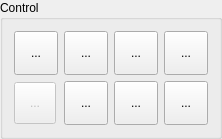
          <widget class="QGroupBox" name="grpControl">
           <property name="title">
            <string>Control</string>
           </property>
           <property name="overrided" stdset="0">
            <bool>false</bool>
           </property>
           <layout class="QVBoxLayout" name="verticalLayout" stretch="0">
            <item>
             <layout class="QGridLayout" name="gridLayout_5">
              <item row="0" column="3">
               <widget class="StyledToolButton" name="cmdZeroXY">
                <property name="minimumSize">
                 <size>
                  <width>44</width>
                  <height>44</height>
                 </size>
                </property>
                <property name="toolTip">
                 <string>Zero XY</string>
                </property>
                <property name="text">
                 <string>...</string>
                </property>
                <property name="icon">
                 <iconset resource="images.qrc">
                  <normaloff>:/images/axis_zero.png</normaloff>:/images/axis_zero.png</iconset>
                </property>
                <property name="iconSize">
                 <size>
                  <width>30</width>
                  <height>30</height>
                 </size>
                </property>
               </widget>
              </item>
              <item row="0" column="2">
               <widget class="StyledToolButton" name="cmdTouch">
                <property name="minimumSize">
                 <size>
                  <width>44</width>
                  <height>44</height>
                 </size>
                </property>
                <property name="toolTip">
                 <string>Z-probe</string>
                </property>
                <property name="text">
                 <string>...</string>
                </property>
                <property name="icon">
                 <iconset resource="images.qrc">
                  <normaloff>:/images/search_for_z.png</normaloff>:/images/search_for_z.png</iconset>
                </property>
                <property name="iconSize">
                 <size>
                  <width>30</width>
                  <height>30</height>
                 </size>
                </property>
               </widget>
              </item>
              <item row="0" column="1">
               <widget class="StyledToolButton" name="cmdHome">
                <property name="minimumSize">
                 <size>
                  <width>44</width>
                  <height>44</height>
                 </size>
                </property>
                <property name="toolTip">
                 <string>Home</string>
                </property>
                <property name="text">
                 <string>...</string>
                </property>
                <property name="icon">
                 <iconset resource="images.qrc">
                  <normaloff>:/images/search_for_home2.png</normaloff>:/images/search_for_home2.png</iconset>
                </property>
                <property name="iconSize">
                 <size>
                  <width>30</width>
                  <height>30</height>
                 </size>
                </property>
               </widget>
              </item>
              <item row="1" column="3">
               <widget class="StyledToolButton" name="cmdReset">
                <property name="minimumSize">
                 <size>
                  <width>44</width>
                  <height>44</height>
                 </size>
                </property>
                <property name="toolTip">
                 <string>Reset</string>
                </property>
                <property name="text">
                 <string>...</string>
                </property>
                <property name="icon">
                 <iconset resource="images.qrc">
                  <normaloff>:/images/restart.png</normaloff>:/images/restart.png</iconset>
                </property>
                <property name="iconSize">
                 <size>
                  <width>30</width>
                  <height>30</height>
                 </size>
                </property>
               </widget>
              </item>
              <item row="1" column="1">
               <widget class="StyledToolButton" name="cmdRestoreOrigin">
                <property name="enabled">
                 <bool>false</bool>
                </property>
                <property name="minimumSize">
                 <size>
                  <width>42</width>
                  <height>42</height>
                 </size>
                </property>
                <property name="toolTip">
                 <string>Restore origin</string>
                </property>
                <property name="text">
                 <string>...</string>
                </property>
                <property name="icon">
                 <iconset resource="images.qrc">
                  <normaloff>:/images/origin.png</normaloff>:/images/origin.png</iconset>
                </property>
                <property name="iconSize">
                 <size>
                  <width>30</width>
                  <height>30</height>
                 </size>
                </property>
               </widget>
              </item>
              <item row="0" column="4">
               <widget class="StyledToolButton" name="cmdZeroZ">
                <property name="minimumSize">
                 <size>
                  <width>44</width>
                  <height>44</height>
                 </size>
                </property>
                <property name="toolTip">
                 <string>Zero Z</string>
                </property>
                <property name="text">
                 <string>...</string>
                </property>
                <property name="icon">
                 <iconset resource="images.qrc">
                  <normaloff>:/images/zero_z.png</normaloff>:/images/zero_z.png</iconset>
                </property>
                <property name="iconSize">
                 <size>
                  <width>30</width>
                  <height>30</height>
                 </size>
                </property>
               </widget>
              </item>
              <item row="1" column="2">
               <widget class="StyledToolButton" name="cmdSafePosition">
                <property name="minimumSize">
                 <size>
                  <width>44</width>
                  <height>44</height>
                 </size>
                </property>
                <property name="toolTip">
                 <string>Safe position</string>
                </property>
                <property name="text">
                 <string>...</string>
                </property>
                <property name="icon">
                 <iconset resource="images.qrc">
                  <normaloff>:/images/run.png</normaloff>:/images/run.png</iconset>
                </property>
                <property name="iconSize">
                 <size>
                  <width>30</width>
                  <height>30</height>
                 </size>
                </property>
               </widget>
              </item>
              <item row="1" column="4">
               <widget class="StyledToolButton" name="cmdUnlock">
                <property name="enabled">
                 <bool>true</bool>
                </property>
                <property name="minimumSize">
                 <size>
                  <width>44</width>
                  <height>44</height>
                 </size>
                </property>
                <property name="toolTip">
                 <string>Unlock</string>
                </property>
                <property name="text">
                 <string>...</string>
                </property>
                <property name="icon">
                 <iconset resource="images.qrc">
                  <normaloff>:/images/unlock.png</normaloff>:/images/unlock.png</iconset>
                </property>
                <property name="iconSize">
                 <size>
                  <width>24</width>
                  <height>24</height>
                 </size>
                </property>
               </widget>
              </item>
             </layout>
            </item>
           </layout>
          </widget>
